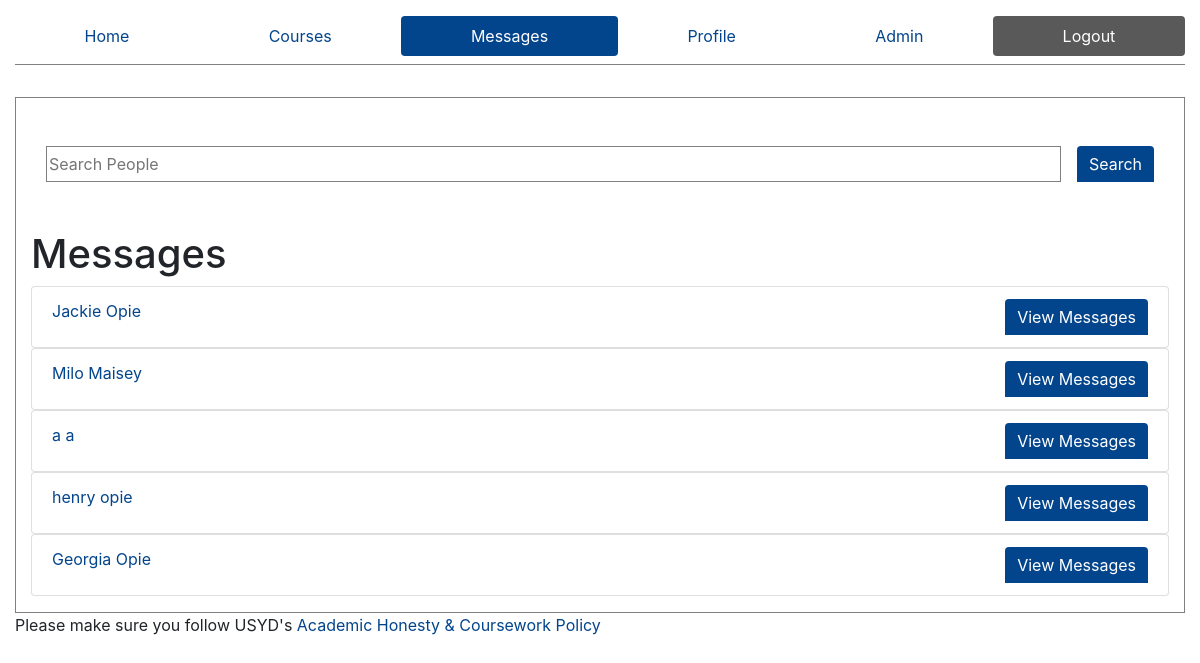
The page /messages/ (signed in) on the database its author committed.
### ed/models.py (models this page shows)
class Profile(models.Model):
    user = models.OneToOneField(User, on_delete=models.CASCADE, related_name='+', default=1)
    FirstName = models.CharField(max_length=50,default='firstname')
    LastName = models.CharField(max_length=50,default='lastname')
    is_admin = models.BooleanField('Is admin', default=False)

### ed/views.py (the view)
# urls.py: path('messages/', views.messages, name="messages"),
def messages(request):
    is_admin = False
    p = Profile.objects.get(user=request.user)
    if p.is_admin:
        is_admin = True
    profile = Profile.objects.get(user=request.user)
    chatmemberships = ChatMembership.objects.filter(person=profile)
    chatmemberships = chatmemberships.values_list('group', flat=True)
    groups = Group.objects.filter(id__in=chatmemberships)
    members = groups.values_list('members', flat=True)
    ps = Profile.objects.filter(id__in=members)
    context = {
        'active': 'messages',
        'members': ps.all(),
        'is_admin': is_admin
    }
    return render(request, 'messages.html', context=context)

### templates/messages.html (shortened to what this page needs)
{% extends "core.html" %}
{% block content %}
<div class="container-fluid" style="margin-bottom: 2rem; margin-top: 2rem">
    <div class="row">
        <div class="col-12">
        <form action="/messages/search" method="post" role="search" aria-label="Sitewide" style="display: flex; justify-content: center">
            <div class="form-group" style="display: flex; width:100%">
                <input id="search" name="search" placeholder="Search People" type="search" aria-label="search people" style="width: 100%">
            <input type="submit" value="Search" class="btn btn-primary" role="search" style='margin-left: 1rem;'>
            </div>
        </form>
        </div>
    </div>
</div>
{% if members %}
<h1>Messages</h1>
    {% for member in members %}
        <ul class="list-group messages-list">
            <li class="list-group-item message"><a href="{{member.id}}">{{member.FirstName}} {{member.LastName}}</a>
                <a href="{{member.id}}" class="btn btn-primary">View Messages</a>
            </li>
        </ul>
    {% endfor %}
{% else %}
<h4>
    You don't have any messages yet
</h4>
{% endif %}
{% endblock %}

### ed/static/styles.css (style rules this page uses)
.message { display: flex; flex-direction: row; }
.message { display: flex; }
.message .btn { margin-left: auto; }
input { border: 1px solid gray; }
.btn-primary { border: unset; border: 0.25rem !important; border-top-left-radius: 0.25rem !important; border-bottom-left-radius: 0 !important; border-bottom-right-radius: 0 !important; }

### rows shown on the page
Profile: FirstName "Jackie", LastName "Opie"
Profile: FirstName "Milo", LastName "Maisey"
Profile: FirstName "a", LastName "a"
Profile: FirstName "henry", LastName "opie"
Profile: FirstName "Georgia", LastName "Opie"
